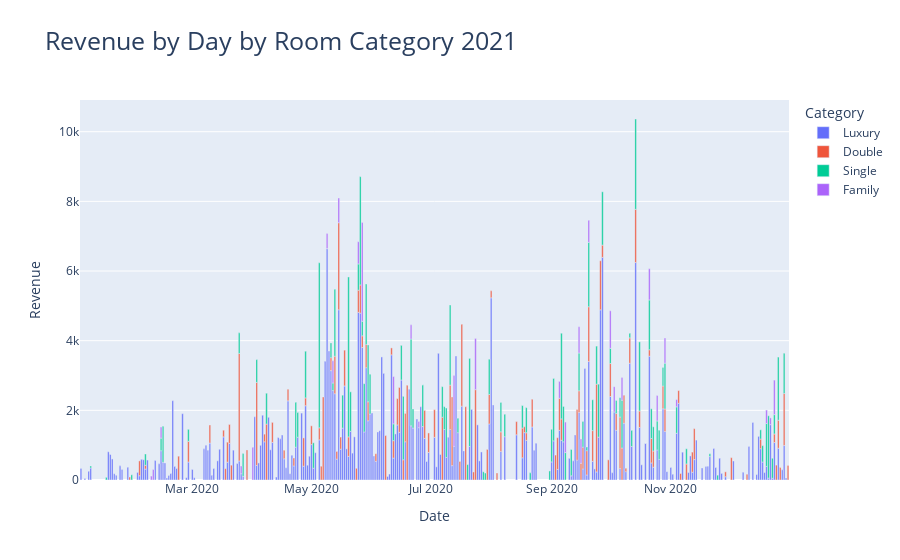

Notebook code cell kept with this figure:
### Code cell
fig4 = px.bar(day, x='Date', y='Revenue', color='Category', title = 'Revenue by Day by Room Category 2021')
fig4.update_layout(title_font_size=25)
fig4.show()
